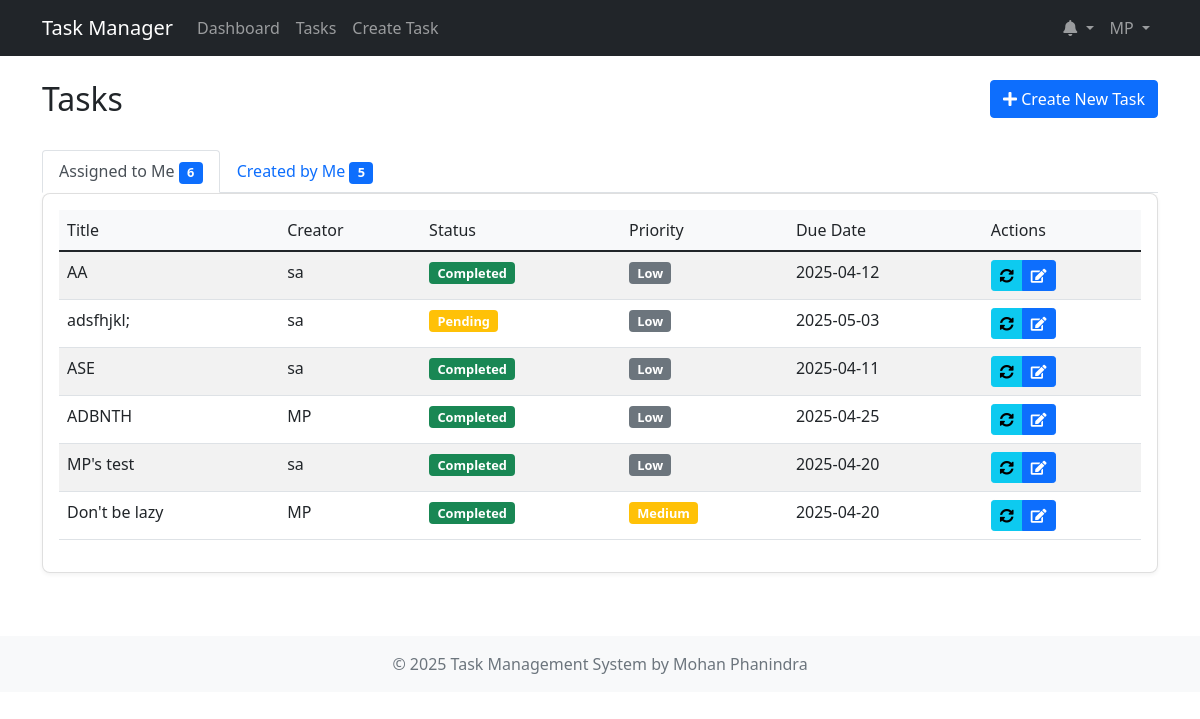
The page /tasks (signed in) on the database its author committed.
### app.py (models this page shows, shortened)
class User(db.Model, UserMixin):
    id = db.Column(db.Integer, primary_key=True)
    username = db.Column(db.String(20), unique=True, nullable=False)
    email = db.Column(db.String(120), unique=True, nullable=False)
    password = db.Column(db.String(60), nullable=False)
    role = db.Column(db.String(20), default='user')
    tasks_created = db.relationship('Task', backref='creator', lazy=True, foreign_keys='Task.creator_id')
    tasks_assigned = db.relationship('Task', backref='assignee', lazy=True, foreign_keys='Task.assignee_id')

class Task(db.Model):
    id = db.Column(db.Integer, primary_key=True)
    title = db.Column(db.String(100), nullable=False)
    description = db.Column(db.Text, nullable=False)
    date_created = db.Column(db.DateTime, nullable=False, default=datetime.utcnow)
    due_date = db.Column(db.Date, nullable=True)
    status = db.Column(db.String(20), nullable=False, default='pending')
    priority = db.Column(db.String(20), nullable=False, default='medium')
    creator_id = db.Column(db.Integer, db.ForeignKey('user.id'), nullable=False)
    assignee_id = db.Column(db.Integer, db.ForeignKey('user.id'), nullable=True)

### app.py (the view)
@app.route('/tasks')
@login_required
def tasks():
    tasks_created = Task.query.filter_by(creator_id=current_user.id).order_by(Task.date_created.desc()).all()
    tasks_assigned = Task.query.filter_by(assignee_id=current_user.id).order_by(Task.date_created.desc()).all()
    return render_template('tasks.html', title='Tasks', tasks_created=tasks_created, tasks_assigned=tasks_assigned)

### app.py (called while the page is built)
@login_manager.user_loader
def load_user(user_id):
    return User.query.get(int(user_id))

### Templates/Tasks.html (shortened to what this page needs)
{% extends "base.html" %}
{% block content %}
<div class="row">
    <div class="col-md-8">
        <h2>Tasks</h2>
    </div>
    <div class="col-md-4 text-end">
        <a href="{{ url_for('create_task') }}" class="btn btn-primary">
            <i class="fas fa-plus"></i> Create New Task
        </a>
    </div>
</div>
<div class="row mt-4">
    <div class="col-md-12">
        <ul class="nav nav-tabs" id="myTab" role="tablist">
            <li class="nav-item" role="presentation">
                <button class="nav-link active" id="assigned-tab" data-bs-toggle="tab" data-bs-target="#assigned-tasks" type="button" role="tab">
                    Assigned to Me <span class="badge bg-primary">{{ tasks_assigned|length }}</span>
                </button>
            </li>
            <li class="nav-item" role="presentation">
                <button class="nav-link" id="created-tab" data-bs-toggle="tab" data-bs-target="#created-tasks" type="button" role="tab">
                    Created by Me <span class="badge bg-primary">{{ tasks_created|length }}</span>
                </button>
            </li>
        </ul>
        <div class="tab-content" id="myTabContent">
            <div class="tab-pane fade show active" id="assigned-tasks" role="tabpanel">
                <div class="card">
                    <div class="card-body">
                        {% if tasks_assigned %}
                        <div class="table-responsive">
                            <table class="table table-striped">
                                <thead>
                                    <tr>
                                        <th>Title</th>
                                        <th>Creator</th>
                                        <th>Status</th>
                                        <th>Priority</th>
                                        <th>Due Date</th>
                                        <th>Actions</th>
                                    </tr>
                                </thead>
                                <tbody>
                                    {% for task in tasks_assigned %}
                                    <tr>
                                        <td>{{ task.title }}</td>
                                        <td>{{ task.creator.username }}</td>
                                        <td>
                                            {% if task.status == 'pending' %}
                                            <span class="badge bg-warning">Pending</span>
                                            {% elif task.status == 'in_progress' %}
                                            <span class="badge bg-info">In Progress</span>
                                            {% elif task.status == 'completed' %}
                                            <span class="badge bg-success">Completed</span>
                                            {% endif %}
                                        </td>
                                        <td>
                                            {% if task.priority == 'high' %}
                                            <span class="badge bg-danger">High</span>
                                            {% elif task.priority == 'medium' %}
                                            <span class="badge bg-warning">Medium</span>
                                            {% elif task.priority == 'low' %}
                                            <span class="badge bg-secondary">Low</span>
                                            {% endif %}
                                        </td>
                                        <td>{{ task.due_date.strftime('%Y-%m-%d') if task.due_date else 'No due date' }}</td>
                                        <td>
                                            <div class="btn-group btn-group-sm">
                                                <button class="btn btn-info status-update-btn" data-task-id="{{ task.id }}" data-current-status="{{ task.status }}">
                                                    <i class="fas fa-sync-alt"></i>
                                                </button>
                                                <a href="{{ url_for('edit_task', task_id=task.id) }}" class="btn btn-primary">
                                                    <i class="fas fa-edit"></i>
                                                </a>
                                            </div>
                                        </td>
                                    </tr>
                                    {% endfor %}
                                </tbody>
                            </table>
                        </div>
                        {% else %}
                        <div class="alert alert-info">
                            <i class="fas fa-info-circle"></i> No tasks are assigned to you.
                        </div>
                        {% endif %}
                    </div>
                </div>
            </div>
        </div>
    </div>
</div>
{% endblock %}

### Templates/Base.html (shortened to what this page needs)
<!DOCTYPE html>
<html lang="en">
<head>
    <link href="https://cdn.jsdelivr.net/npm/bootstrap@5.1.3/dist/css/bootstrap.min.css" rel="stylesheet">
    <link rel="stylesheet" href="https://cdnjs.cloudflare.com/ajax/libs/font-awesome/5.15.4/css/all.min.css">
    <link rel="stylesheet" href="{{ url_for('static', filename='css/style.css') }}">
</head>
<body>
    <nav class="navbar navbar-expand-lg navbar-dark bg-dark">
        <div class="container">
            <a class="navbar-brand" href="{{ url_for('home') }}">Task Manager</a>
            <div class="collapse navbar-collapse" id="navbarNav">
                <ul class="navbar-nav me-auto">
                    {% if current_user.is_authenticated %}
                    <li class="nav-item">
                        <a class="nav-link" href="{{ url_for('dashboard') }}">Dashboard</a>
                    </li>
                    <li class="nav-item">
                        <a class="nav-link" href="{{ url_for('tasks') }}">Tasks</a>
                    </li>
                    <li class="nav-item">
                        <a class="nav-link" href="{{ url_for('create_task') }}">Create Task</a>
                    </li>
                    {% endif %}
                </ul>
                <ul class="navbar-nav">
                    {% if current_user.is_authenticated %}
                    <li class="nav-item dropdown">
                        <a class="nav-link dropdown-toggle" href="#" id="navbarDropdown" role="button" data-bs-toggle="dropdown">
                            <i class="fas fa-bell"></i>
                        </a>
                    </li>
                    <li class="nav-item dropdown">
                        <a class="nav-link dropdown-toggle" href="#" id="userDropdown" role="button" data-bs-toggle="dropdown">
                            {{ current_user.username }}
                        </a>
                    </li>
                    {% endif %}
                </ul>
            </div>
        </div>
    </nav>
    <div class="container mt-4">
        {% block content %}{% endblock %}
    </div>
    <footer class="footer mt-5 py-3 bg-light">
        <div class="container text-center">
            <span class="text-muted">© 2025 Task Management System by Mohan Phanindra</span>
        </div>
    </footer>
</body>
</html>

### Static/Css/Style.css (style rules this page uses)
body { min-height: 100vh; display: flex; flex-direction: column; }
.footer { margin-top: auto; }
.badge { font-size: 0.8rem; }
.card { border-radius: 8px; box-shadow: 0 2px 4px rgba(0, 0, 0, 0.05); margin-bottom: 15px; }
.table th { background-color: #f8f9fa; font-weight: 500; }

### rows shown on the page
User: username "MP"
Task: title "AA", creator.username "sa", status "Completed", priority "Low", due_date "2025-04-12"
Task: title "adsfhjkl;", creator.username "sa", status "Pending", priority "Low", due_date "2025-05-03"
Task: title "ASE", creator.username "sa", status "Completed", priority "Low", due_date "2025-04-11"
Task: title "ADBNTH", creator.username "MP", status "Completed", priority "Low", due_date "2025-04-25"
Task: title "MP's test", creator.username "sa", status "Completed", priority "Low", due_date "2025-04-20"
Task: title "Don't be lazy", creator.username "MP", status "Completed", priority "Medium", due_date "2025-04-20"

### other values the page prints
{{ tasks_assigned|length }} "6"
{{ tasks_created|length }} "5"
